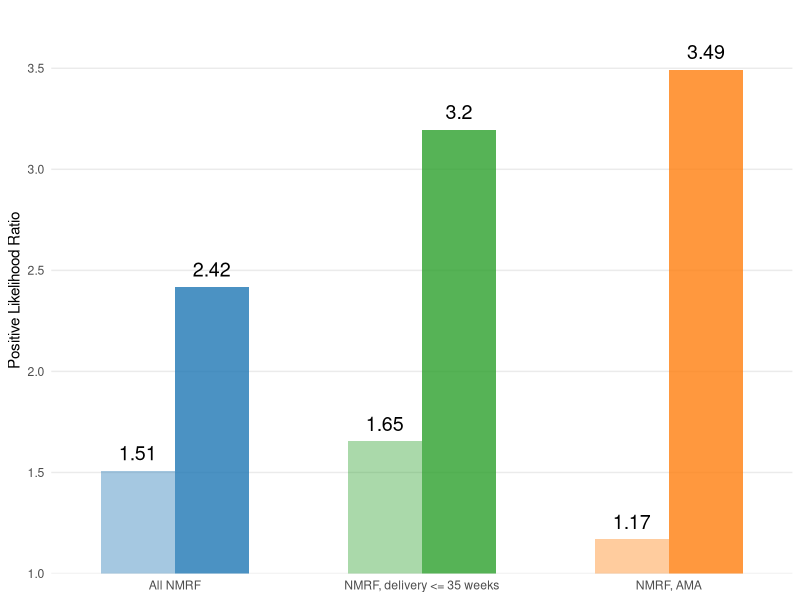
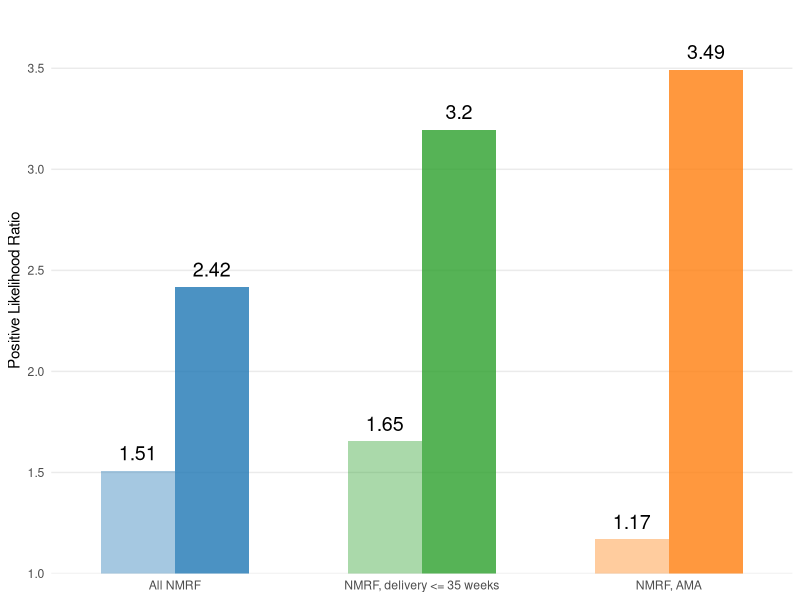

Write the R code that produced these figures, in order.
library(tidyverse)

# NMRF AMA LR+ values (from CV data results notebook)
classifier_LRpos <- 2.417301921285916
uspstf_LRpos <- 1.5086685292204065

classifier_LRpos_dga_lte35 <- 3.1968860424028276
uspstf_LRpos_dga_lte35 <- 1.6537128712871285

classifier_LRpos_AMA <- 3.4937611408199643
uspstf_LRpos_AMA <- 1.1684053651266764


# Plot results
df_lrplus <- data.frame(
positive_likelihood_ratio = c(classifier_LRpos, uspstf_LRpos, 
                              classifier_LRpos_dga_lte35, uspstf_LRpos_dga_lte35, 
                              classifier_LRpos_AMA, uspstf_LRpos_AMA),
pred_source = c("Classifier", "USPSTF", "Classifier", "USPSTF", "Classifier", "USPSTF"),
subgroup = c("All NMRF", "All NMRF", 
             "NMRF, delivery <= 35 weeks", "NMRF, delivery <= 35 weeks",
             "NMRF, AMA", "NMRF, AMA")
)
df_lrplus$pred_source <- factor(df_lrplus$pred_source, levels = c("USPSTF", "Classifier"))
df_lrplus$subgroup <- factor(df_lrplus$subgroup, levels = c("All NMRF", "NMRF, delivery <= 35 weeks", "NMRF, AMA"))
df_lrplus$positive_likelihood_ratio_rounded <- round(df_lrplus$positive_likelihood_ratio, 2)
barplot <- ggplot(
  df_lrplus,
  aes(
    x = subgroup,
    fill = subgroup,
    y = positive_likelihood_ratio,
    group = pred_source
  )
) +
  geom_bar(aes(alpha=pred_source), 
           position="dodge", stat="identity", show.legend = FALSE, width = 0.6) +
  geom_text(aes(label = positive_likelihood_ratio_rounded),
            vjust = -0.7, show.legend = FALSE,
            size = 5,
            position = ggplot2::position_dodge(width=0.6)
  ) +
  scale_y_continuous(breaks = c(1, 1.5, 2, 2.5, 3, 3.5, 4.0)) +
  coord_cartesian(ylim = c(1, 3.8), xlim = c(0.5, 3.5), expand = FALSE) +
  theme_minimal() +
  scale_fill_manual(values = c(
    "All NMRF" = "#1f77b4",
    "NMRF, delivery <= 35 weeks" = "#2ca02c",
    "NMRF, AMA" = "#ff7f0e"
  )) +
  scale_alpha_manual(values = c(0.4, 0.8)) +
  ylab("Positive Likelihood Ratio") +
  theme(
    panel.grid.major.x = element_blank(),
    panel.grid.minor = element_blank(),
    axis.title.x = element_blank()
  )
ggsave("fig5b_lrpos.pdf", barplot, width = 6, height = 4)
ggsave("fig5b_lrpos.svg", barplot, width = 6, height = 4)
